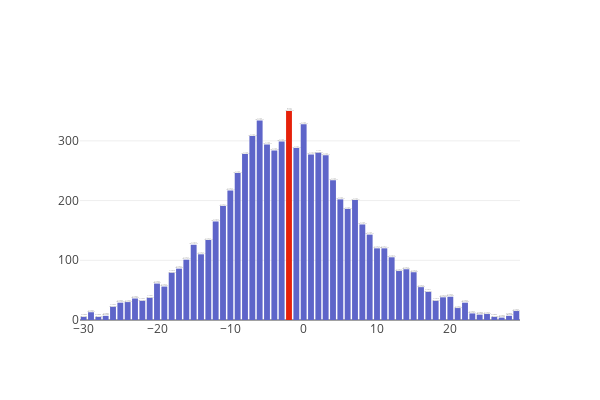

Notebook code for this chart:
### Markdown cell above
# Score margin at timeouts
- A simple distribution of what the score was when the timeout was called

### Code cell
from scipy.stats import norm, normaltest

# Here we used concat because we wanted to multiply the away timeouts only and then use the hometimeouts.
timeout_margins = pd.concat([home_timeouts_clean['SCOREMARGIN'], away_timeouts_clean['SCOREMARGIN']*-1])
timeout_margin_hist, timeout_margin_edges = np.histogram(timeout_margins, bins=60, range=(-30, 30))
print(np.median(timeout_margins))

# We can do some math here. Since it's such a beautiful plot, let's fit it with a gaussian
def test_for_normal(data):
    print('Null hypothesis "x comes from a normal distribution:')
    stat, p = normaltest(data)
    print('Stat:', stat, 'p-value:', p)
    if p < 0.05:  # 
        print("The null hypothesis can be rejected")
    else:
        print("The null hypothesis cannot be rejected")

test_for_normal(timeout_margins)
bar_color = '#5E65C9' 
median_color = '#E6210A'

x_values = np.arange(-30, 31, 1)

colors = [bar_color for i in range(len(timeout_margin_hist))]
colors[list(timeout_margin_edges).index(np.median(timeout_margins))] = median_color

timeout_margin_hover_text = ['<b>Score: {x} <br> Timeouts: {y}'.format(x=x_values[i], y=timeout_margin_hist[i]) for i in range(len(timeout_margin_hist))]
timeout_margin_hover_text[list(timeout_margin_edges).index(np.median(timeout_margins))] = '<b>Median <br> Score: {x} <br> Timeouts: {y}'.format(x=x_values[list(timeout_margin_edges).index(np.median(timeout_margins))], y=timeout_margin_hist[list(timeout_margin_edges).index(np.median(timeout_margins))])

timeout_margin_bars = [go.Bar(x= x_values, y= timeout_margin_hist, text=timeout_margin_hover_text, hoverinfo= 'text', marker=dict(color=colors))]
layout = dict(width=600, height=400)


# This generates the figure which I later edited on the plotly web app
fig = go.Figure(data=timeout_margin_bars, layout=layout)
iplot(fig, filename='ScoreMarginAtTimeoutsRAW')

### Figure 1 — Plotly figure (JSON) as saved in the notebook; plotly's stock layout.template omitted (floating-point values rounded to 4 significant figures)
{"data": [{"hoverinfo": "text", "marker": {"color": ["#5E65C9", "#5E65C9", "#5E65C9", "#5E65C9", "#5E65C9", "#5E65C9", "#5E65C9", "#5E65C9", "#5E65C9", "#5E65C9", "#5E65C9", "#5E65C9", "#5E65C9", "#5E65C9", "#5E65C9", "#5E65C9", "#5E65C9", "#5E65C9", "#5E65C9", "#5E65C9", "#5E65C9", "#5E65C9", "#5E65C9", "#5E65C9", "#5E65C9", "#5E65C9", "#5E65C9", "#5E65C9", "#E6210A", "#5E65C9", "#5E65C9", "#5E65C9", "#5E65C9", "#5E65C9", "#5E65C9", "#5E65C9", "#5E65C9", "#5E65C9", "#5E65C9", "#5E65C9", "#5E65C9", "#5E65C9", "#5E65C9", "#5E65C9", "#5E65C9", "#5E65C9", "#5E65C9", "#5E65C9", "#5E65C9", "#5E65C9", "#5E65C9", "#5E65C9", "#5E65C9", "#5E65C9", "#5E65C9", "#5E65C9", "#5E65C9", "#5E65C9", "#5E65C9", "#5E65C9"]}, "text": ["<b>Score: -30 <br> Timeouts: 5", "<b>Score: -29 <br> Timeouts: 13", "<b>Score: -28 <br> Timeouts: 5", "<b>Score: -27 <br> Timeouts: 7", "<b>Score: -26 <br> Timeouts: 22", "<b>Score: -25 <br> Timeouts: 29", "<b>Score: -24 <br> Timeouts: 30", "<b>Score: -23 <br> Timeouts: 36", "<b>Score: -22 <br> Timeouts: 32", "<b>Score: -21 <br> Timeouts: 37", "<b>Score: -20 <br> Timeouts: 61", "<b>Score: -19 <br> Timeouts: 56", "<b>Score: -18 <br> Timeouts: 79", "<b>Score: -17 <br> Timeouts: 86", "<b>Score: -16 <br> Timeouts: 101", "<b>Score: -15 <br> Timeouts: 126", "<b>Score: -14 <br> Timeouts: 110", "<b>Score: -13 <br> Timeouts: 134", "<b>Score: -12 <br> Timeouts: 165", "<b>Score: -11 <br> Timeouts: 191", "<b>Score: -10 <br> Timeouts: 217", "<b>Score: -9 <br> Timeouts: 246", "<b>Score: -8 <br> Timeouts: 278", "<b>Score: -7 <br> Timeouts: 308", "<b>Score: -6 <br> Timeouts: 334", "<b>Score: -5 <br> Timeouts: 294", "<b>Score: -4 <br> Timeouts: 284", "<b>Score: -3 <br> Timeouts: 299", "<b>Median <br> Score: -2 <br> Timeouts: 350", "<b>Score: -1 <br> Timeouts: 288", "<b>Score: 0 <br> Timeouts: 328", "<b>Score: 1 <br> Timeouts: 277", "<b>Score: 2 <br> Timeouts: 280", "<b>Score: 3 <br> Timeouts: 276", "<b>Score: 4 <br> Timeouts: 234", "<b>Score: 5 <br> Timeouts: 202", "<b>Score: 6 <br> Timeouts: 186", "<b>Score: 7 <br> Timeouts: 201", "<b>Score: 8 <br> Timeouts: 160", "<b>Score: 9 <br> Timeouts: 143", "<b>Score: 10 <br> Timeouts: 120", "<b>Score: 11 <br> Timeouts: 120", "<b>Score: 12 <br> Timeouts: 105", "<b>Score: 13 <br> Timeouts: 82", "<b>Score: 14 <br> Timeouts: 85", "<b>Score: 15 <br> Timeouts: 80", "<b>Score: 16 <br> Timeouts: 55", "<b>Score: 17 <br> Timeouts: 47", "<b>Score: 18 <br> Timeouts: 32", "<b>Score: 19 <br> Timeouts: 38", "<b>Score: 20 <br> Timeouts: 39", "<b>Score: 21 <br> Timeouts: 20", "<b>Score: 22 <br> Timeouts: 29", "<b>Score: 23 <br> Timeouts: 11", "<b>Score: 24 <br> Timeouts: 9", "<b>Score: 25 <br> Timeouts: 10", "<b>Score: 26 <br> Timeouts: 5", "<b>Score: 27 <br> Timeouts: 4", "<b>Score: 28 <br> Timeouts: 7", "<b>Score: 29 <br> Timeouts: 15"], "type": "bar", "uid": "1996b61e-da03-45fe-8cc7-c90c3c031c08", "x": [-30, -29, -28, -27, -26, -25, -24, -23, -22, -21, -20, -19, -18, -17, -16, -15, -14, -13, -12, -11, -10, -9, -8, -7, -6, -5, -4, -3, -2, -1, 0, 1, 2, 3, 4, 5, 6, 7, 8, 9, 10, 11, 12, 13, 14, 15, 16, 17, 18, 19, 20, 21, 22, 23, 24, 25, 26, 27, 28, 29, 30], "y": [5, 13, 5, 7, 22, 29, 30, 36, 32, 37, 61, 56, 79, 86, 101, 126, 110, 134, 165, 191, 217, 246, 278, 308, 334, 294, 284, 299, 350, 288, 328, 277, 280, 276, 234, 202, 186, 201, 160, 143, 120, 120, 105, 82, 85, 80, 55, 47, 32, 38, 39, 20, 29, 11, 9, 10, 5, 4, 7, 15]}], "layout": {"height": 400, "width": 600}}
